Frame 1 (no input): blank canvas, image omitted
Frame 60 (no input): blank canvas, image omitted
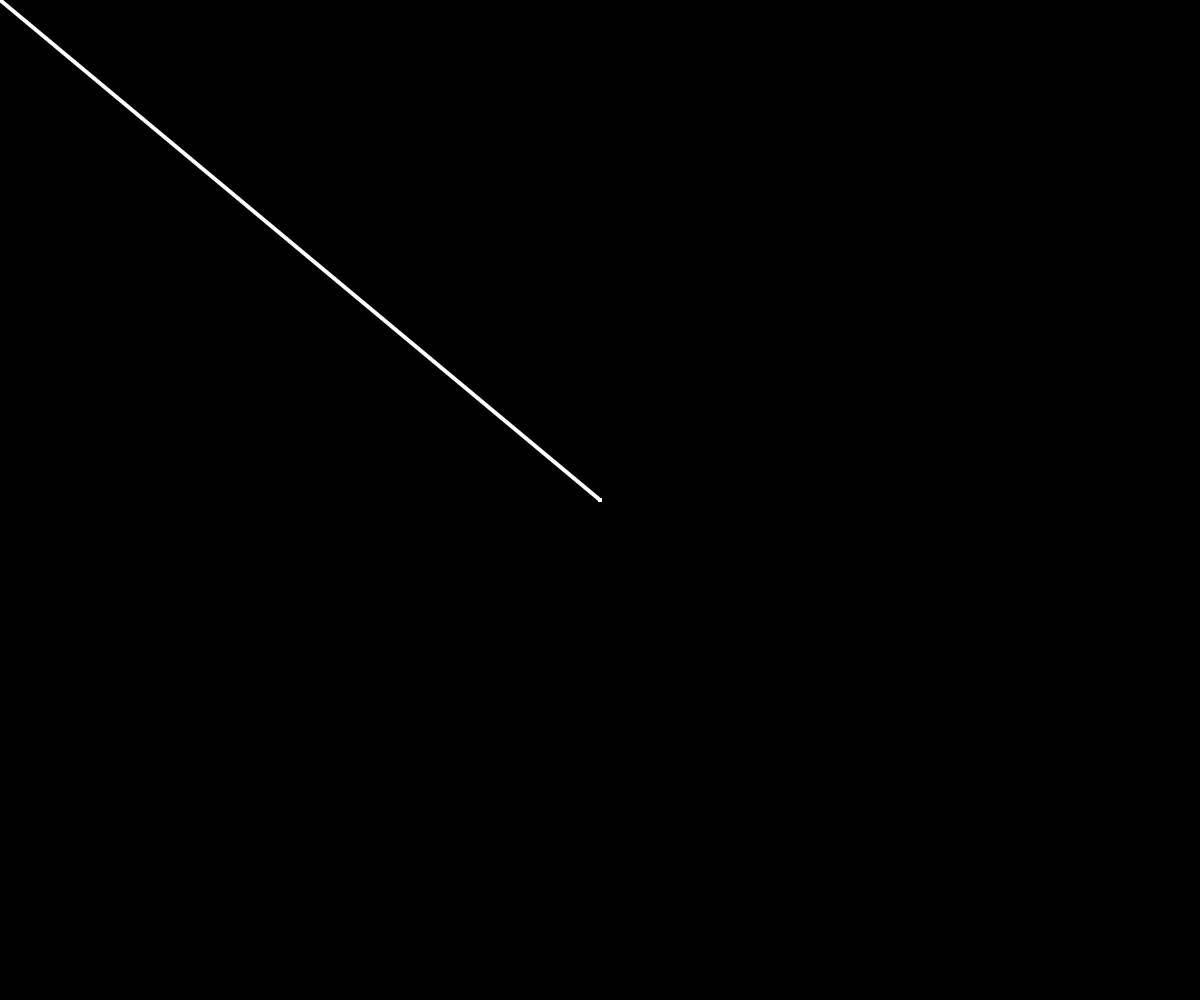
Frame 120 (the mouse pressed at the canvas centre since frame 60)

The p5.js sketch whose frames 1 and 60 were blank and that drew this single picture after the mouse press (run headless with seeded random() and noise() and a simulated clock; from frame 60 on, the mouse is pressed at the canvas centre):

// p5.js sketch
// ── sketch.js
function setup() {
    createCanvas(windowWidth, windowHeight);  // full screen
    background(0);                            // black background
    stroke(255);                              // white stroke
    strokeWeight(4);                          // line thickness
}

function draw() {
    if (mouseIsPressed) {
        line(pmouseX, pmouseY, mouseX, mouseY);  // draw line from previous to current mouse
    }
}
